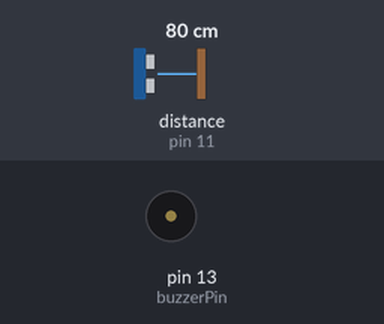
The sketch below on a simulated Arduino Uno, built with avr-gcc and run on an emulated ATmega328P. Shown: buzzer (waves = sounding). Wiring (inferred from the names in the program): ultrasonic range finder: trigger pin 12; echo pin 11. The inputs (shaded band) are chosen by the test bench; at power-on: distance to the obstacle (sensor on pin 11) 80 cm. The echo pulse lasts 58.3 µs per cm.

Above: at 1.2 s.
1.3 s: distance to the obstacle (sensor on pin 11) set to 2 cm
At 1.55 s:
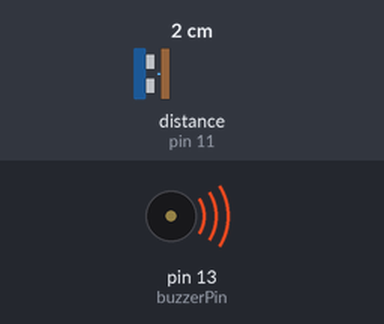
4.3 s: distance to the obstacle (sensor on pin 11) set to 4 cm
At 4.52 s:
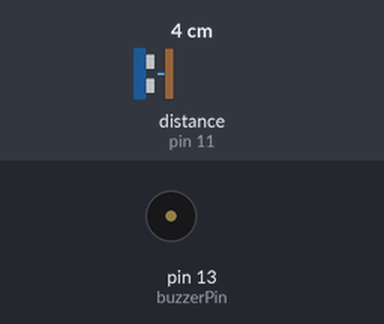
Timing chart, 0 to 13.3 s (numbered marks = the images above; inputs shaded):
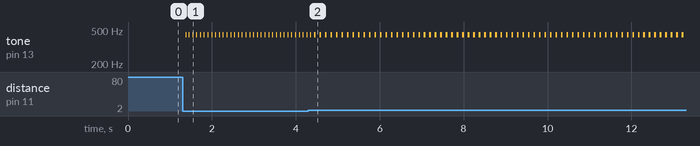

The sketch:

ultrasonikSensor.ino
```cpp
#define echoPin 11
#define trigPin 12
#define buzzerPin 13

int maximumRange = 50;
int minimumRange = 0;

void setup() {
  pinMode(trigPin, OUTPUT);
  pinMode(echoPin, INPUT);
  pinMode(buzzerPin, OUTPUT);

}

void loop() {

  int olcum = mesafe(maximumRange, minimumRange);
  melodi(olcum*10);

}

int mesafe(int maxrange, int minrange)
{
  long duration, distance;

  digitalWrite(trigPin,LOW);
  delayMicroseconds(2);
  digitalWrite(trigPin, HIGH);
  delayMicroseconds(10);
  digitalWrite(trigPin, LOW);

  duration = pulseIn(echoPin, HIGH);
  distance = duration / 58.2;
  delay(50);

  if(distance >= maxrange || distance <= minrange)
  return 0;
  return distance;
}

int melodi(int dly)
{
  tone(buzzerPin, 440);
  delay(dly);
  noTone(buzzerPin);
  delay(dly);

}
```

Measured:
- after the input at 1.3 s, tone on pin 13 (buzzerPin): alternates 440 Hz for 0.02 s and silent for 0.07 s, starting after 0.08 s
- after the input at 4.3 s, tone on pin 13 (buzzerPin): alternates 440 Hz for 0.04 s and silent for 0.09 s, starting after 0.27 s
